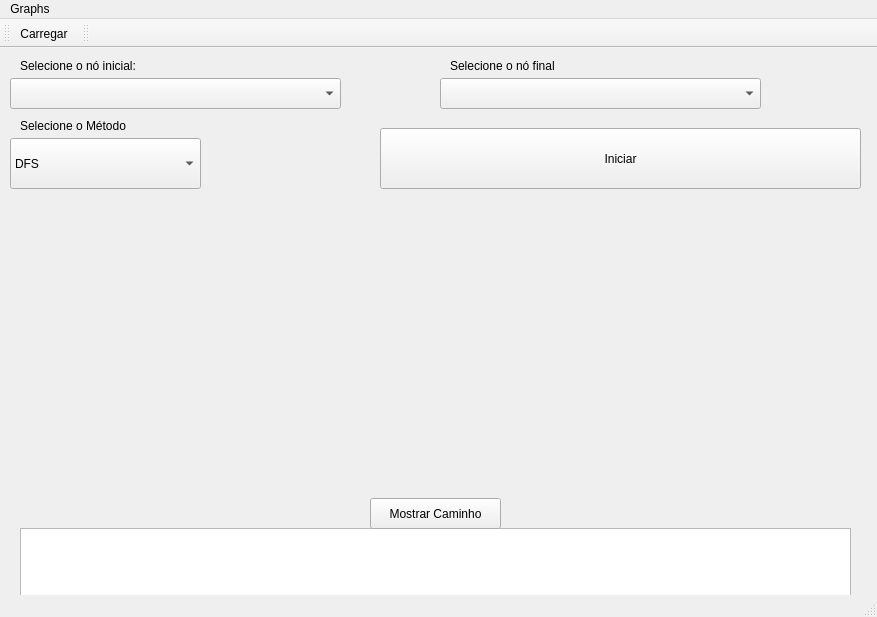
<?xml version="1.0" encoding="UTF-8"?>
<ui version="4.0">
 <class>Interface</class>
 <widget class="QMainWindow" name="Interface">
  <property name="geometry">
   <rect>
    <x>0</x>
    <y>0</y>
    <width>877</width>
    <height>617</height>
   </rect>
  </property>
  <property name="windowTitle">
   <string>IA - Buscas</string>
  </property>
  <widget class="QWidget" name="centralWidget">
   <widget class="QComboBox" name="cbOrigem">
    <property name="geometry">
     <rect>
      <x>10</x>
      <y>30</y>
      <width>331</width>
      <height>31</height>
     </rect>
    </property>
   </widget>
   <widget class="QLabel" name="labelInicial">
    <property name="geometry">
     <rect>
      <x>20</x>
      <y>10</y>
      <width>141</width>
      <height>16</height>
     </rect>
    </property>
    <property name="text">
     <string>Selecione o nó inicial:</string>
    </property>
   </widget>
   <widget class="QLabel" name="labelFinal">
    <property name="geometry">
     <rect>
      <x>450</x>
      <y>10</y>
      <width>141</width>
      <height>16</height>
     </rect>
    </property>
    <property name="text">
     <string>Selecione o nó final</string>
    </property>
   </widget>
   <widget class="QTextEdit" name="textEdit">
    <property name="geometry">
     <rect>
      <x>20</x>
      <y>480</y>
      <width>831</width>
      <height>81</height>
     </rect>
    </property>
   </widget>
   <widget class="QPushButton" name="pushButton">
    <property name="geometry">
     <rect>
      <x>370</x>
      <y>450</y>
      <width>131</width>
      <height>31</height>
     </rect>
    </property>
    <property name="text">
     <string>Mostrar Caminho</string>
    </property>
   </widget>
   <widget class="QComboBox" name="metodos">
    <property name="geometry">
     <rect>
      <x>10</x>
      <y>90</y>
      <width>191</width>
      <height>51</height>
     </rect>
    </property>
    <item>
     <property name="text">
      <string>DFS</string>
     </property>
    </item>
    <item>
     <property name="text">
      <string>BFS</string>
     </property>
    </item>
   </widget>
   <widget class="QLabel" name="labelInicial_2">
    <property name="geometry">
     <rect>
      <x>20</x>
      <y>70</y>
      <width>131</width>
      <height>16</height>
     </rect>
    </property>
    <property name="text">
     <string>Selecione o Método</string>
    </property>
   </widget>
   <widget class="QComboBox" name="cbFinal">
    <property name="geometry">
     <rect>
      <x>440</x>
      <y>30</y>
      <width>321</width>
      <height>31</height>
     </rect>
    </property>
   </widget>
   <widget class="QPushButton" name="start">
    <property name="geometry">
     <rect>
      <x>380</x>
      <y>80</y>
      <width>481</width>
      <height>61</height>
     </rect>
    </property>
    <property name="text">
     <string>Iniciar</string>
    </property>
   </widget>
  </widget>
  <widget class="QMenuBar" name="menuBar">
   <property name="geometry">
    <rect>
     <x>0</x>
     <y>0</y>
     <width>877</width>
     <height>20</height>
    </rect>
   </property>
   <widget class="QMenu" name="menuGraphs">
    <property name="title">
     <string>Graphs</string>
    </property>
    <addaction name="actionLoad"/>
   </widget>
   <addaction name="menuGraphs"/>
  </widget>
  <widget class="QToolBar" name="mainToolBar">
   <attribute name="toolBarArea">
    <enum>TopToolBarArea</enum>
   </attribute>
   <attribute name="toolBarBreak">
    <bool>false</bool>
   </attribute>
   <addaction name="actionLoad"/>
  </widget>
  <widget class="QStatusBar" name="statusBar"/>
  <widget class="QToolBar" name="toolBar">
   <property name="windowTitle">
    <string>toolBar</string>
   </property>
   <attribute name="toolBarArea">
    <enum>TopToolBarArea</enum>
   </attribute>
   <attribute name="toolBarBreak">
    <bool>false</bool>
   </attribute>
  </widget>
  <action name="actionLoad">
   <property name="text">
    <string>Carregar</string>
   </property>
  </action>
 </widget>
 <layoutdefault spacing="6" margin="11"/>
 <resources/>
 <connections/>
</ui>
